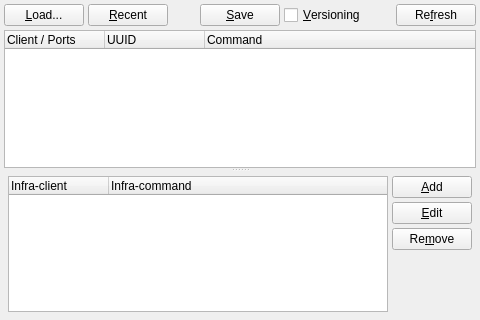
<?xml version="1.0" encoding="UTF-8"?>
<ui version="4.0">
 <author>rncbc aka Rui Nuno Capela</author>
 <comment>JACK Audio Connection Kit - Qt GUI Interface.

   Copyright (C) 2003-2018, rncbc aka Rui Nuno Capela. All rights reserved.

   This program is free software; you can redistribute it and/or
   modify it under the terms of the GNU General Public License
   as published by the Free Software Foundation; either version 2
   of the License, or (at your option) any later version.

   This program is distributed in the hope that it will be useful,
   but WITHOUT ANY WARRANTY; without even the implied warranty of
   MERCHANTABILITY or FITNESS FOR A PARTICULAR PURPOSE.  See the
   GNU General Public License for more details.

   You should have received a copy of the GNU General Public License along
   with this program; if not, write to the Free Software Foundation, Inc.,
   51 Franklin Street, Fifth Floor, Boston, MA 02110-1301 USA.

 </comment>
 <class>qjackctlSessionForm</class>
 <widget class="QWidget" name="qjackctlSessionForm">
  <property name="geometry">
   <rect>
    <x>0</x>
    <y>0</y>
    <width>480</width>
    <height>320</height>
   </rect>
  </property>
  <property name="windowTitle">
   <string>Session - JACK Audio Connection Kit</string>
  </property>
  <property name="windowIcon">
   <iconset resource="qjackctl.qrc">:/images/session1.png</iconset>
  </property>
  <layout class="QVBoxLayout" name="verticalLayout">
   <item>
    <layout class="QHBoxLayout" name="horizontalLayout">
     <item>
      <widget class="QPushButton" name="LoadSessionPushButton">
       <property name="toolTip">
        <string>Load session</string>
       </property>
       <property name="text">
        <string>&amp;Load...</string>
       </property>
       <property name="icon">
        <iconset resource="qjackctl.qrc">:/images/open1.png</iconset>
       </property>
      </widget>
     </item>
     <item>
      <widget class="QPushButton" name="RecentSessionPushButton">
       <property name="toolTip">
        <string>Recent session</string>
       </property>
       <property name="text">
        <string>&amp;Recent</string>
       </property>
      </widget>
     </item>
     <item>
      <spacer>
       <property name="orientation">
        <enum>Qt::Horizontal</enum>
       </property>
       <property name="sizeHint" stdset="0">
        <size>
         <width>20</width>
         <height>20</height>
        </size>
       </property>
      </spacer>
     </item>
     <item>
      <widget class="QPushButton" name="SaveSessionPushButton">
       <property name="toolTip">
        <string>Save session</string>
       </property>
       <property name="text">
        <string>&amp;Save</string>
       </property>
       <property name="icon">
        <iconset resource="qjackctl.qrc">:/images/save1.png</iconset>
       </property>
      </widget>
     </item>
     <item>
      <widget class="QCheckBox" name="SaveSessionVersionCheckBox">
       <property name="toolTip">
        <string>Save session versioning</string>
       </property>
       <property name="text">
        <string>&amp;Versioning</string>
       </property>
      </widget>
     </item>
     <item>
      <spacer>
       <property name="orientation">
        <enum>Qt::Horizontal</enum>
       </property>
       <property name="sizeHint" stdset="0">
        <size>
         <width>20</width>
         <height>20</height>
        </size>
       </property>
      </spacer>
     </item>
     <item>
      <widget class="QPushButton" name="UpdateSessionPushButton">
       <property name="toolTip">
        <string>Update session</string>
       </property>
       <property name="text">
        <string>Re&amp;fresh</string>
       </property>
       <property name="icon">
        <iconset resource="qjackctl.qrc">:/images/refresh1.png</iconset>
       </property>
      </widget>
     </item>
    </layout>
   </item>
   <item>
    <widget class="QSplitter" name="InfraClientSplitter">
     <property name="orientation">
      <enum>Qt::Vertical</enum>
     </property>
     <widget class="QTreeWidget" name="SessionTreeView">
      <property name="toolTip">
       <string>Session clients / connections</string>
      </property>
      <property name="rootIsDecorated">
       <bool>false</bool>
      </property>
      <property name="uniformRowHeights">
       <bool>true</bool>
      </property>
      <property name="sortingEnabled">
       <bool>false</bool>
      </property>
      <property name="allColumnsShowFocus">
       <bool>true</bool>
      </property>
      <column>
       <property name="text">
        <string>Client / Ports</string>
       </property>
      </column>
      <column>
       <property name="text">
        <string>UUID</string>
       </property>
      </column>
      <column>
       <property name="text">
        <string>Command</string>
       </property>
      </column>
     </widget>
     <widget class="QWidget" name="InfraClientWidget">
      <layout class="QGridLayout">
       <item row="0" column="0" rowspan="4">
        <widget class="QTreeWidget" name="InfraClientListView">
         <property name="toolTip">
          <string>Infra-clients / commands</string>
         </property>
         <property name="rootIsDecorated">
          <bool>false</bool>
         </property>
         <property name="uniformRowHeights">
          <bool>true</bool>
         </property>
         <property name="sortingEnabled">
          <bool>false</bool>
         </property>
         <property name="allColumnsShowFocus">
          <bool>true</bool>
         </property>
         <column>
          <property name="text">
           <string>Infra-client</string>
          </property>
         </column>
         <column>
          <property name="text">
           <string>Infra-command</string>
          </property>
         </column>
        </widget>
       </item>
       <item row="0" column="1">
        <widget class="QPushButton" name="AddInfraClientPushButton">
         <property name="toolTip">
          <string>Add infra-client</string>
         </property>
         <property name="text">
          <string>&amp;Add</string>
         </property>
         <property name="icon">
          <iconset resource="qjackctl.qrc">:/images/add1.png</iconset>
         </property>
        </widget>
       </item>
       <item row="1" column="1">
        <widget class="QPushButton" name="EditInfraClientPushButton">
         <property name="toolTip">
          <string>Edit infra-client</string>
         </property>
         <property name="text">
          <string>&amp;Edit</string>
         </property>
         <property name="icon">
          <iconset resource="qjackctl.qrc">:/images/edit1.png</iconset>
         </property>
        </widget>
       </item>
       <item row="2" column="1">
        <widget class="QPushButton" name="RemoveInfraClientPushButton">
         <property name="toolTip">
          <string>Remove infra-client</string>
         </property>
         <property name="text">
          <string>Re&amp;move</string>
         </property>
         <property name="icon">
          <iconset resource="qjackctl.qrc">:/images/remove1.png</iconset>
         </property>
        </widget>
       </item>
       <item row="3" column="1">
        <spacer>
         <property name="orientation">
          <enum>Qt::Vertical</enum>
         </property>
         <property name="sizeHint" stdset="0">
          <size>
           <width>20</width>
           <height>8</height>
          </size>
         </property>
        </spacer>
       </item>
      </layout>
     </widget>
    </widget>
   </item>
  </layout>
 </widget>
 <layoutdefault spacing="4" margin="4" />
 <tabstops>
  <tabstop>LoadSessionPushButton</tabstop>
  <tabstop>RecentSessionPushButton</tabstop>
  <tabstop>SaveSessionPushButton</tabstop>
  <tabstop>SaveSessionVersionCheckBox</tabstop>
  <tabstop>UpdateSessionPushButton</tabstop>
  <tabstop>SessionTreeView</tabstop>
  <tabstop>InfraClientListView</tabstop>
  <tabstop>AddInfraClientPushButton</tabstop>
  <tabstop>EditInfraClientPushButton</tabstop>
  <tabstop>RemoveInfraClientPushButton</tabstop>
 </tabstops>
 <resources>
  <include location="qjackctl.qrc"/>
 </resources>
 <connections/>
</ui>
